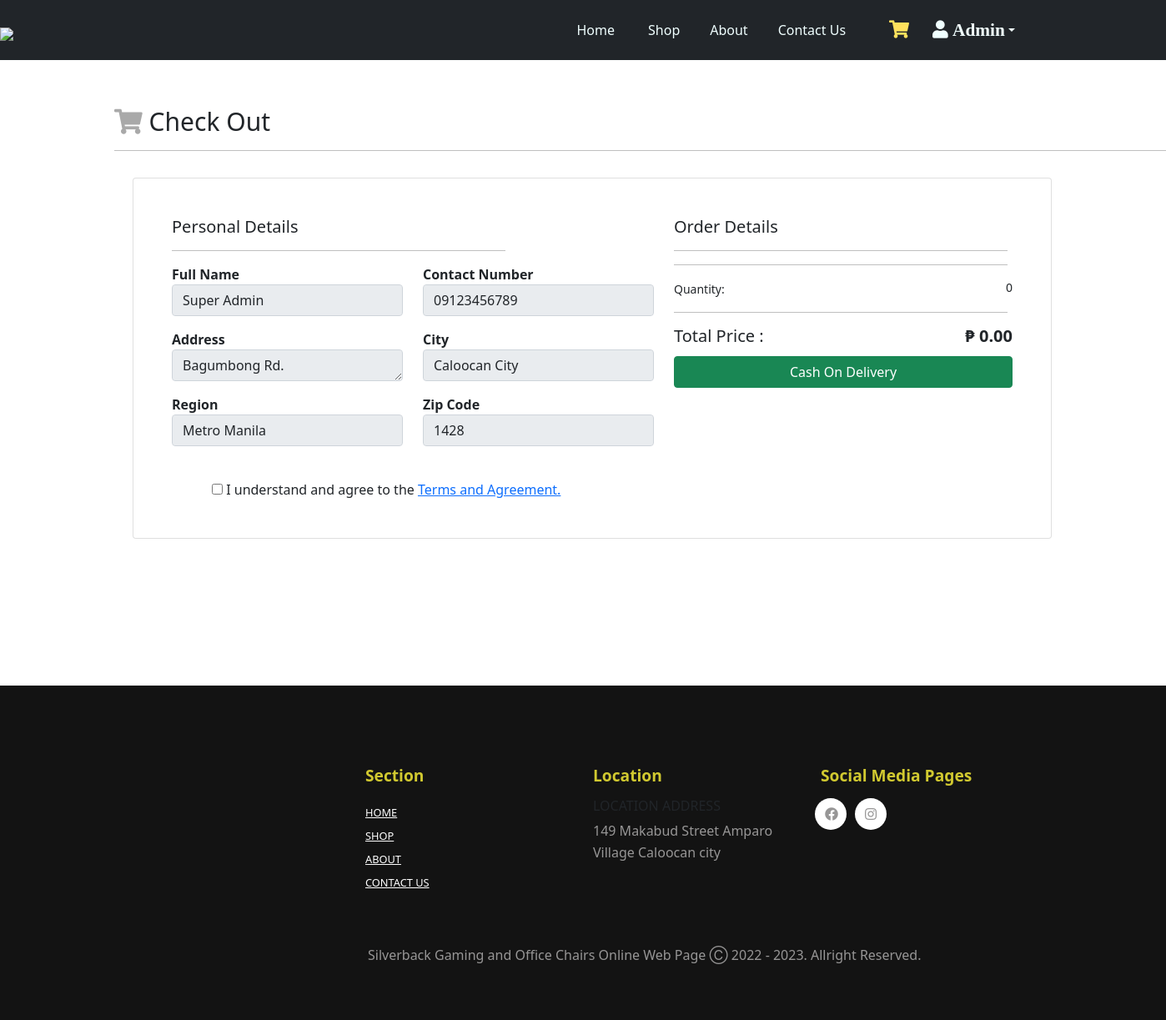
The app's page /checkout/checkout.php (signed in) with its own data.
### tables this page shows
CREATE TABLE `users` (
  `user_id` int(11) NOT NULL,
  `username` varchar(100) NOT NULL,
  `user_email` varchar(100) NOT NULL,
  `user_password` varchar(100) NOT NULL,
  `fname` varchar(50) NOT NULL,
  `lname` varchar(50) NOT NULL,
  `contactnum` varchar(12) NOT NULL,
  `birthday` date NOT NULL,
  `address` varchar(100) NOT NULL,
  `city` varchar(50) NOT NULL,
  `region` varchar(50) NOT NULL,
  `zip` int(10) NOT NULL,
  `image` varchar(100) DEFAULT NULL,
  `role` tinyint(4) NOT NULL DEFAULT 0,
  `ip_add` varchar(12) NOT NULL,
  `token` varchar(40) NOT NULL,
  `created_at` timestamp NOT NULL DEFAULT current_timestamp(),
  `lastactivity` timestamp NULL DEFAULT current_timestamp()
);

### functions/userfunctions.php (called while the page is built, shortened)
<?php
function getInfo(){
    global $conn;
    $user_id = $_SESSION['auth_user']['user_id'];
    $q = "SELECT * FROM `users` WHERE user_id ='$user_id'";
    return $q_run = mysqli_query($conn, $q);
}

### checkout/checkout.php (the view, shortened to what this page needs)
<?php
include('../connection/connect.php');
include('../functions/userfunctions.php');
?>
<!DOCTYPE html>
<html lang="en">
<head>
    <link href="https://cdn.jsdelivr.net/npm/bootstrap@5.0.2/dist/css/bootstrap.min.css" rel="stylesheet">
    <link rel="stylesheet" href="https://cdnjs.cloudflare.com/ajax/libs/font-awesome/5.15.0/css/all.min.css" />
    <link rel="stylesheet" href="//cdn.jsdelivr.net/npm/alertifyjs@1.13.1/build/css/alertify.min.css" />
    <link rel="stylesheet" href="//cdn.jsdelivr.net/npm/alertifyjs@1.13.1/build/css/themes/bootstrap.min.css" />
    <link rel="stylesheet" type="text/css" href="checkout.css" />
</head>
<body>
    <nav class="navbar navbar-expand-lg navbar-dark bg-dark py-md-3 fixed-top">
        <div class="container">
            <img src="../logos/alogo.png" style="position:absolute; height:auto; left:0px; width:150px;margin-top: 9px;">
            <div class="collapse navbar-collapse" id="navbarSupportedContent">
                <ul class="navbar-nav ms-auto">
                    <li class="nav-item ms-auto me-md-4 pe-0">
                        <a class="nav-link" aria-current="page" href="../index.php">Home</a>
                    </li>
                    <li class="nav-item ms-auto me-md-3 pe-1">
                        <a class="nav-link" href="../category/category.php">Shop</a>
                    </li>
                    <li class="nav-item ms-auto me-md-3 pe-1">
                        <a class="nav-link" href="../about/about.php">About</a>
                    </li>
                    <li class="nav-item ms-auto me-md-3 pe-1">
                        <a class="nav-link" href="#contact">Contact Us</a>
                    </li>
                    <?php
                    if (isset($_SESSION['auth_user']['user_id'])) {
                    ?>
                        <li>
                            <a class="nav-link active ms-auto ps-4 pe-1" href="../cart/mycart.php"><i class="fas fa-shopping-cart fa-lg"></i>
                            </a>
                        </li>
                        <ul class="navbar-nav ms-auto me-md-3 ps-3 pe-3">
                            <li class="nav-item dropdown">
                                <a class="nav-link dropdown-toggle" href="#" id="navbarDarkDropdownMenuLink" role="button" data-bs-toggle="dropdown" aria-expanded="false"><i class="fas fa-user fa-lg"> <?= $_SESSION['auth_user']['username'] ?> </i></a>
                            </li>
                        </ul>
                    <?php
                    }
                    ?>
            </div>
        </div>
    </nav>
    <section id="cart" class="table section-p1">
        <div class="container">
            <div class="row">
                <div class="col-md-12">
                    <div class="shopping-cart">
                        <h6 style="font-size:30px; margin-right:55vh"><i class="fas fa-shopping-cart" style="color:darkgray"></i> Check Out</h6>
                        <hr style="width:160vh">
                    </div>
                </div>
                <div class="container " style="padding-left: 30px;">
                    <div class="card">
                        <div class="card-body">
                            <form action="../functions/orders.php" method="POST">
                                <div class="row">
                                    <div class="col-md-7">
                                        <?php
                                        $info = getInfo();
                                        if (mysqli_num_rows($info) > 0) {
                                            foreach ($info as $in => $personal) {
                                        ?>
                                                <h5>Personal Details</h5>
                                                <hr>
                                                <div class="row">
                                                    <div class="col-md-6 mb-3">
                                                        <label class="fw-bold">Full Name</label>
                                                        <input type="text" required name="name" value="<?= $personal['fname'] ?> <?= $personal['lname'] ?>" disabled="disabled" class="form-control">
                                                    </div>
                                                    <div class="col-md-6 mb-3">
                                                        <label class="fw-bold">Contact Number</label>
                                                        <input type="number" required name="contactnum" value="<?= $personal['contactnum'] ?>" disabled="disabled" class="form-control">
                                                    </div>
                                                    <div class="col-md-6 mb-3">
                                                        <label class="fw-bold">Address</label>
                                                        <textarea name="address" class="form-control" rows="1" disabled="disabled"><?= $personal['address'] ?></textarea>
                                                    </div>
                                                    <div class="col-md-6 mb-3">
                                                        <label class="fw-bold">City</label>
                                                        <input type="text" required name="city" value="<?= $personal['city'] ?>" disabled="disabled" class="form-control">
                                                    </div>
                                                    <div class="col-md-6 mb-3">
                                                        <label class="fw-bold">Region</label>
                                                        <input type="text" required name="city" value="<?= $personal['region'] ?>" disabled="disabled" class="form-control">
                                                    </div>
                                                    <div class="col-md-6 mb-3">
                                                        <label class="fw-bold">Zip Code</label>
                                                        <input type="number" required name="zip" value="<?= $personal['zip'] ?>" disabled="disabled" class="form-control">
                                                    </div>
                                                    <div class="mt-4 ms-5">
                                                        <input type="checkbox" name="agree" id="agree" required>
                                                        <label for="agree">I understand and agree to the</label>&nbsp;<a href="#policy" data-bs-target="#policy" data-bs-toggle="modal">Terms and Agreement.</a>
                                                    </div>
                                                </div>
                                        <?php
                                            }
                                        }
                                        ?>
                                    </div>
                                    <div class="col-md-5">
                                        <h5>Order Details</h5>
                                        <hr>
                                        <?php
                                        $total = 0;
                                        $q = 0;
                                        ?>
                                        <hr>
                                        <small>Quantity: <span class="float-end"> <?= $q ?></small><br>
                                        <hr>
                                        <h5>Total Price : <span class="float-end fw-bold">₱ <?= number_format($total, 2) ?></span></h5>
                                        <div class="">
                                            <button type="submit" name="placeOrder" class="btn btn-success w-100 mt-1"><i class="fa-solid fa-sack"></i> Cash On Delivery</button>
                                        </div>
                                    </div>
                                </div>
                            </form>
                        </div>
                    </div>
                </div>
            </div>
        </div>
    </section>
    <footer class="mt-5 py-5">
        <div class="row container mx-auto mt-5">
            <div class="footer-one col-lg-3 col-md-6 col-12">
            </div>
            <div class="footer-one col-lg-3 col-md-6 col-12">
                <h5 class="pb-2">Section</h5>
                <ul class="text-uppercase list-unstyled">
                    <li><a href="../index.php">Home</a></li>
                    <li><a href="../category/category.php">Shop</a></li>
                    <li><a href="../about/about.php">About</a></li>
                    <li><a href="#contact">Contact Us</a></li>
                </ul>
            </div>
            <div id="contact" class="footer-one col-lg-3 col-md-6 col-12">
                <h5 class="pb-2">Location</h5>
                <div>
                    <h6 class="text-uppercase">Location Address</h6>
                    <p>149 Makabud Street Amparo Village Caloocan city</p>
                </div>
            </div>
            <div class="sc footer-one col-lg-3 col-md-6 col-12">
                <h5 class="pb-2">Social Media Pages</h5>
                <div class="row">
                    <a href="https://www.facebook.com/silverbackphmh" target="_blank"><i class="fab fa-facebook"></i></a><br>
                    <a href="https://www.instagram.com/silverbackph/" target="_blank"><i class="fab fa-instagram"></i></a>
                </div>
            </div>
            <div class="copyright mt-5 text-nowrap">
                <div class="row container mx-auto">
                    <div class="col-lg-3 col-md-6 col-12">
                        <p>Silverback Gaming and Office Chairs Online Web Page Ⓒ 2022 - <?= date('Y') ?>. Allright Reserved.</p>
                    </div>
                </div>
            </div>
        </div>
    </footer>
</body>
</html>

### checkout/checkout.css (style rules this page uses)
:root { --silver-gray: #808080; --c-gold: #d1c930; }
* { margin:0; padding: 0; box-sizing: border-box; }
.navbar { font-size: 16px; font-weight: 500; top: 0; left: 0; }
@media (min-width:992px) { footer .copyright p { margin-left: 30vh; } }
.navbar-dark .navbar-nav .nav-link { color: azure; transition: 0.3s ease; }
.navbar-dark .navbar-nav .nav-link:hover, .navbar i:hover, .navbar-dark .navbar-nav .nav-link.active, .navbar i.active { color:#FFE15D; }
hr { width: 50vh; height: 10px; background-color: black; }
p { font-size: 15px; line-height: 1.6; }
.card { padding: 30px; }
footer { background-color: rgba(0, 0, 0, 0.925); }
footer h5 { color: #d1c930; font-weight: 700; font-size: 1.2rem; }
footer li { padding-top: 4px; }
footer li a { font-size: 0.8rem; color: white; }
footer p { color:#979696; font-size: 1rem; }
footer .sc a { color: #979696; width: 38px; height: 38px; background-color: white; display: inline-block; text-align: center; line-height: 38px; border-radius: 50%; transition: 0.3s ease; margin: 0 5px; }

### checkout/checkout.php (style rules this page uses)
.section-p1 { padding: 120px 100px; }

### records on screen
users: name "Super Admin", contactnum "09123456789", address "Bagumbong Rd.", city "Caloocan City", city "Metro Manila", zip "1428"

### other values on screen
$_SESSION['auth_user']['username'] "Admin"
$q "0"
$total "0.00"
